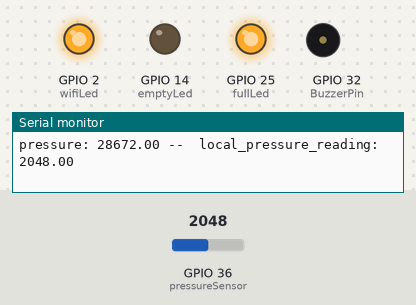
The sketch below on a simulated ESP32. Parts: output pins drawn as LEDs (lit = HIGH), buzzer (waves = sounding, pin HIGH), the last lines printed to the serial monitor. The inputs (shaded band) are chosen by the test bench; at power-on: GPIO 36 (pressureSensor) = 2048. WiFi joins after 1.5 s; servers stay silent unless stated; the modem accepts every AT command (registered, SIM ready, sends succeed) and sends nothing else.

Above: at 11.9 s.
12.0 s: GPIO 36 (pressureSensor) set to 549
31.7 s: GPIO 36 (pressureSensor) set to 497
At 51.3 s:
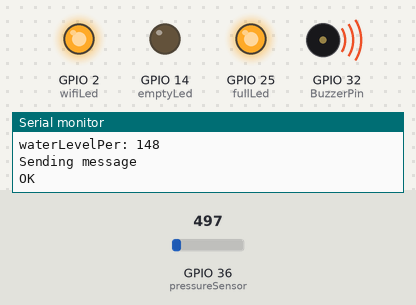
52.1 s: GPIO 36 (pressureSensor) set to 110
At 61.8 s:
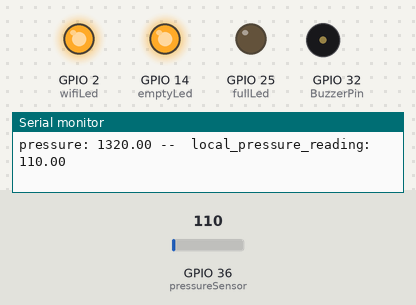
62.1 s: GPIO 36 (pressureSensor) set to 491
At 81.5 s:
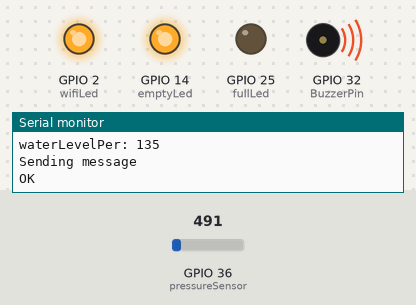
Timing chart, 0 to 88.7 s (numbered marks = the images above; inputs shaded):
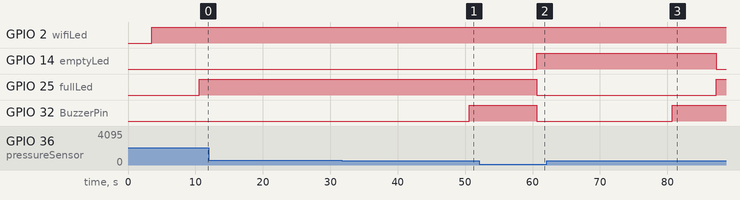

Measured:
- the behaviour switches between 498 and 497 on GPIO 36 (pressureSensor) (found by bisection; images 0 and 1)
- after the input at 31.7 s, GPIO 32 (BuzzerPin): LOW → HIGH after 18.9 s
- after the input at 52.1 s, GPIO 14 (emptyLed): LOW → HIGH after 8.5 s; GPIO 25 (fullLed), GPIO 32 (BuzzerPin): HIGH → LOW after 8.5 s
- after the input at 62.1 s, GPIO 14 (emptyLed): HIGH → LOW after 25.1 s; GPIO 25 (fullLed): LOW → HIGH after 25.1 s; GPIO 32 (BuzzerPin): LOW → HIGH after 18.6 s

The sketch:

water_level_final.ino
```cpp
// (licence header left out)
/* Fill-in your Template ID (only if using Blynk.Cloud) */


#define BLYNK_TEMPLATE_ID "TMPL3BfAm6wG1"
#define BLYNK_TEMPLATE_NAME "Water Level Indicator"
#define BLYNK_AUTH_TOKEN "Lo2Jzk_Iwm8SY3EqlYXRVOjWXrZYXQdB"

// Your WiFi credentials.
// Set password to "" for open networks.
char ssid[] = "GokulHari012";
char pass[] = "12345678";

//Set Water Level pressure in CM
int emptyTankPressure = 430 ;  //pressure when tank is empty low 425
int fullTankPressure =  475 ;  //pressure when tank is full high 480

//Set trigger value in percentage
int triggerPointPer =   5 ;  //alarm will start when water level drop below triggerPoint ***This is percentage tolarance***

String call_mobile_number = "8220339908";
String msg_mobile_number_1 = "8220339908";
String msg_mobile_number_2 = "8220339908";
String msg_mobile_number_3 = "8220339908";

unsigned long previousMillis = 0;   // Variable to store the last time the function was run
const long interval = 10000;        // Interval in milliseconds (10 seconds)

#include <WiFi.h>
#include <WiFiClient.h>
#include <BlynkSimpleEsp32.h>

// Define connections to sensor
#define wifiLed    2   //D2 build in led blue color
#define BuzzerPin  32  //P32
#define fullLed   25 //P25
#define emptyLed   14  //P14
#define pressureSensor   A0  //A0

//Change the virtual pins according the rooms
#define IOT_WATER_LEVEL_VARIABLE    V1
#define IOT_SIM_SIGNAL_VARIABLE    V2
#define IOT_PRESSURE_SENSOR_VARIABLE    V3


float pressure = 0;
int pressure_sensor_reading_count = 0;
int   waterLevelPer;
int  toggleBuzzer = 0; //Define to remember the toggle state
int  toggleLow = 0; //Low water level toggle for sending msg

char auth[] = BLYNK_AUTH_TOKEN;

BlynkTimer timer;

void setup() {
  // Set up serial monitor
  Serial.begin(115200);

  // Initialize SIM800L on Serial2
  Serial2.begin(9600, SERIAL_8N1, 16, 17); // RX=16, TX=17

  // Give time to initialize the SIM800L
  delay(1000);
  init_sim_module();

  // Set pinmodes for sensor connections
  pinMode(wifiLed, OUTPUT);
  pinMode(fullLed, OUTPUT);
  pinMode(emptyLed, OUTPUT);
  pinMode(BuzzerPin, OUTPUT);

  digitalWrite(wifiLed, LOW);
  digitalWrite(fullLed, LOW);
  digitalWrite(emptyLed, LOW);
  digitalWrite(BuzzerPin, LOW);

  WiFi.begin(ssid, pass);
  timer.setInterval(2000L, checkBlynkStatus); // check if Blynk server is connected every 2 seconds
  Blynk.config(auth);
  delay(1000);


}
 void loop() {

  measurePressure();

  Blynk.run();
  timer.run(); // Initiates SimpleTimer

  unsigned long currentMillis = millis();
  if (currentMillis - previousMillis >= interval) {
    // Save the last time the function was run
    previousMillis = currentMillis;

    check_signal();
    calculatePressurePercentage();
    off_buzzer();
  }

}

void off_buzzer(){
  if (toggleBuzzer !=0 ){
    if (toggleBuzzer > 60000/interval){
        digitalWrite(BuzzerPin, LOW);
    }
    else{
        toggleBuzzer++;
    }

  }
}

void checkBlynkStatus() { // called every 3 seconds by SimpleTimer

  bool isconnected = Blynk.connected();
  //Serial.println("wifi");
  if (isconnected == false) {
    //Serial.println("Blynk Not Connected");
    //Serial.println("wifi false");
    digitalWrite(wifiLed, LOW);
  }
  if (isconnected == true) {
    digitalWrite(wifiLed, HIGH);
    //Serial.println("wifi true");
    //Serial.println("Blynk Connected");
  }
}

BLYNK_CONNECTED() {
  Blynk.syncVirtual(IOT_WATER_LEVEL_VARIABLE);
  Blynk.syncVirtual(IOT_SIM_SIGNAL_VARIABLE);
  Blynk.syncVirtual(IOT_PRESSURE_SENSOR_VARIABLE);
}


void measurePressure(){

  float local_pressure_reading = analogRead(pressureSensor);
  pressure = local_pressure_reading + pressure;
  pressure_sensor_reading_count++;

  Blynk.virtualWrite(IOT_PRESSURE_SENSOR_VARIABLE, local_pressure_reading);

  // Print result to serial monitor
  Serial.print("pressure: ");
  Serial.print(pressure);
  Serial.print(" --  local_pressure_reading: ");
  Serial.println(local_pressure_reading);
  delay(100);
}

void calculatePressurePercentage(){
  pressure = pressure/pressure_sensor_reading_count ;
  waterLevelPer = map(pressure ,emptyTankPressure, fullTankPressure, 0, 100);

  pressure = 0;
  pressure_sensor_reading_count = 0;

  Blynk.virtualWrite(IOT_WATER_LEVEL_VARIABLE, waterLevelPer);
  // Print result to serial monitor
  Serial.print("waterLevelPer: ");
  Serial.println(waterLevelPer);

  //buzzer and send msg and make call
  if (100-triggerPointPer < waterLevelPer && waterLevelPer < 150 ){
      if (toggleBuzzer == 0){
        toggleBuzzer = 1;
        digitalWrite(BuzzerPin, HIGH);
        send_msg(msg_mobile_number_1,"TanK Full");
        send_msg(msg_mobile_number_2,"TanK Full");
        send_msg(msg_mobile_number_3,"TanK Full");
        make_call(call_mobile_number);
      }
  }
  else if(100-(triggerPointPer*2) > waterLevelPer){
    if (toggleBuzzer != 0){
        toggleBuzzer = 0;
        digitalWrite(BuzzerPin, LOW);
    }
  }

  //Low message send
  if (0+triggerPointPer > waterLevelPer && waterLevelPer > -50 ){
      if (toggleLow == 0){
        toggleLow  = 1;
        send_msg(msg_mobile_number_1,"Empty Tank");
        send_msg(msg_mobile_number_2,"Empty Tank");
        send_msg(msg_mobile_number_3,"Empty Tank");
      }
  }
  else if(0+(triggerPointPer*2) < waterLevelPer){
    if (toggleLow != 0){
        toggleLow = 0;
    }
  }

  //LED
  //full
  if (100-triggerPointPer < waterLevelPer){
      digitalWrite(fullLed, HIGH);
  }
  else {
      digitalWrite(fullLed, LOW);
  }
  //low
  if (0+triggerPointPer > waterLevelPer){
      digitalWrite(emptyLed, HIGH);
  }
  else {
      digitalWrite(emptyLed, LOW);
  }

  // Delay before repeating measurement

}

void init_sim_module(){
  // Test AT command
  Serial2.println("AT");
  update();
}

void update(){
  delay(500);
  while (Serial2.available()) {
    Serial.write(Serial2.read());
  }
}

void send_msg(String number, String msg){
  Serial.println("Sending message");
    // Test AT command
  //Serial2.println("AT");
  //update();
  // Set SMS to text mode
  Serial2.println("AT+CMGF=1");
  update();
  // Send SMS command
  Serial2.println("AT+CMGS=\"+91"+ number +"\""); // Replace with the recipient's phone number
  update();
  // Message content
  Serial2.print(msg);
  update();
  // End message with CTRL+Z
  Serial2.write(26);
  update();
}

void make_call(String number){

  // Make a call
  Serial.println("Dialing...");
  //Serial2.println("AT");
  //update();
  Serial2.println("ATD+91"+number+";"); // Replace with the recipient's phone number
  update();
  // Optionally wait for some time and then hang up
  //delay(30000); // Wait for 30 seconds (or any desired duration)
  //Serial1.println("Hanging up...");
  //Serial2.println("ATH"); // Hang up the call
  //update();
}

void check_signal(){
  Serial.println("Checking signal strength...");
  Serial2.println("AT+CSQ");
  delay(500);
  String response = "";
  while (Serial2.available()) {
    response += (char)Serial2.read();
  }
  Serial.println(response);

  // Parse the signal strength from the response
  int index = response.indexOf("+CSQ: ");
  if (index != -1) {
    int commaIndex = response.indexOf(",", index);
    if (commaIndex != -1) {
      String signal = response.substring(index + 6, commaIndex);
      int signalStrength = signal.toInt();
      Serial.print("Signal strength: ");
      Serial.println(signalStrength);
      Blynk.virtualWrite(IOT_SIM_SIGNAL_VARIABLE, signalStrength);
    }

}

}
```
